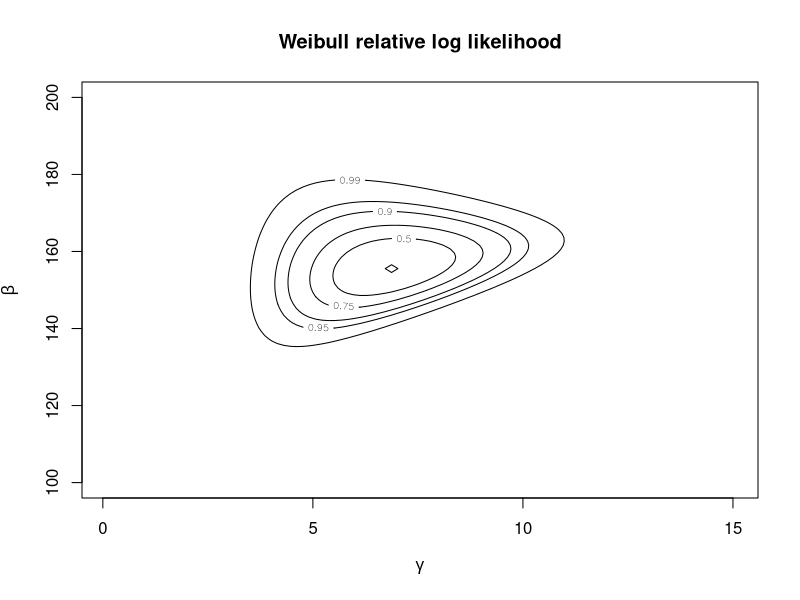
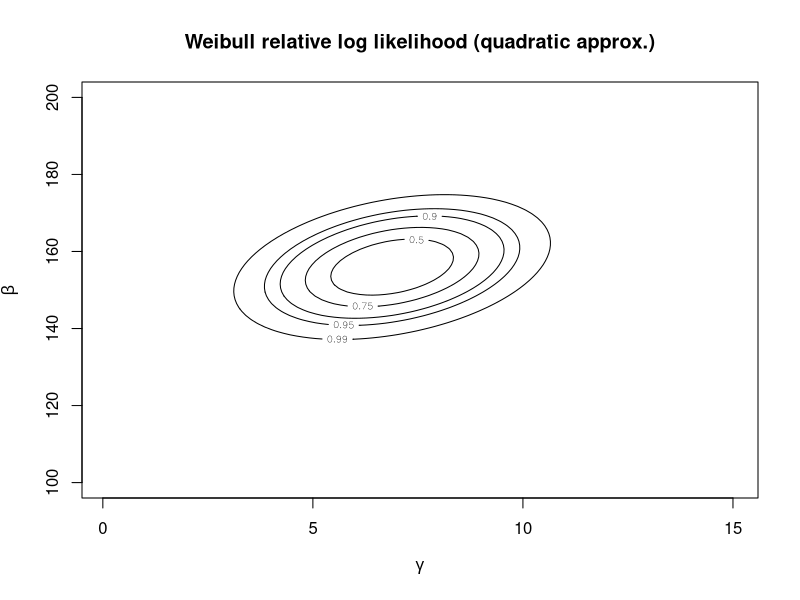

Here is the R script that generated these plots, in order:
## FUNCTIONS ##

# Weibull log-likelihood
log_lik_weibull <- function(data, param)
    {
        -sum(dweibull(data, shape = param[1], scale = param[2], log = TRUE))
    }



## EXERCISE ##
# data
y <- c(155.9, 200.2, 143.8, 150.1,152.1, 142.2, 147, 146, 146, 170.3, 148, 140, 118, 144, 97)
n <- length(y)


#define parameters grid
gamma <- seq(0.1, 15, length=100)
beta <- seq(100,200, length=100)
parvalues <- expand.grid(gamma,beta)

llikvalues <- apply(parvalues, 1, log_lik_weibull, data=y)
llikvalues <- matrix(-llikvalues, nrow=length(gamma), ncol=length(beta), byrow=F)

conf.levels <- c(0,0.5,0.75,0.9,0.95,0.99)


contour(gamma, beta, llikvalues-max(llikvalues),
        levels=-qchisq(conf.levels, 2)/2,
        xlab=expression(gamma),
        labels=as.character(conf.levels),
        ylab=expression(beta))
title('Weibull relative log likelihood')


# estimate gamma and beta
gammahat<-uniroot(function(x) n/x+sum(log(y))-n*
                      sum(y^x*log(y))/sum(y^x),
                  c(1e-5,15))$root
betahat<- mean(y^gammahat)^(1/gammahat)
weib.y.mle<-c(gammahat,betahat)
#first element is the MLE for the shape gamma, second element the MLE for the scale beta
weib.y.mle



#observed information matrix
jhat<-matrix(NA,nrow=2,ncol=2)
jhat[1,1]<-n/gammahat^2+sum((y/betahat)^gammahat*
                                (log(y/betahat))^2)
jhat[1,2]<-jhat[2,1]<- n/betahat-sum(y^gammahat/betahat^(gammahat+1)*
                                         (gammahat*log(y/betahat)+1))
jhat[2,2]<- -n*gammahat/betahat^2+gammahat*(gammahat+1)/
    betahat^(gammahat+2)*sum(y^gammahat)
solve(jhat)


# quadratic approx
log_lik_qdiff <- function(data, param)
    {
        diffterm <- (param - weib.y.mle)
        -0.5*t(diffterm)%*%jhat%*%diffterm
    }


# log_lik
c_llikvalues <- apply(parvalues, 1, log_lik_qdiff, data=y)
c_llikvalues <- matrix(c_llikvalues, nrow=length(gamma), ncol=length(beta), byrow=F)


#contour plot
contour(gamma, beta, c_llikvalues,
        levels=-qchisq(conf.levels, 2)/2,
        xlab=expression(gamma),
        labels=as.character(conf.levels),
        ylab=expression(beta))
title('Weibull relative log likelihood (quadratic approx.)')
